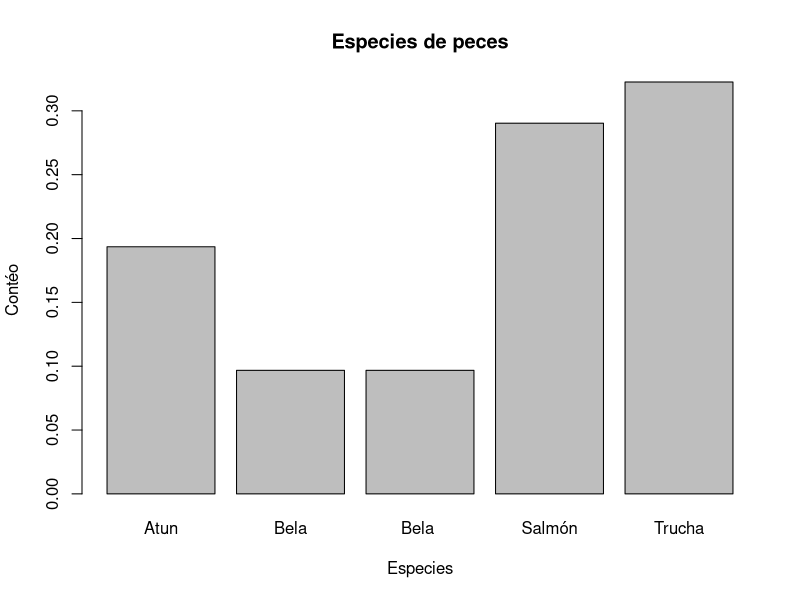

Recreate this plot in R.
peces <- read.csv('fish.csv', header = TRUE)
print(peces)
str(peces)
head(peces)
barplot(prop.table(table(peces$Especies)), main = "Especies de peces", xlab = "Especies", ylab = "Contéo", width = 1)

